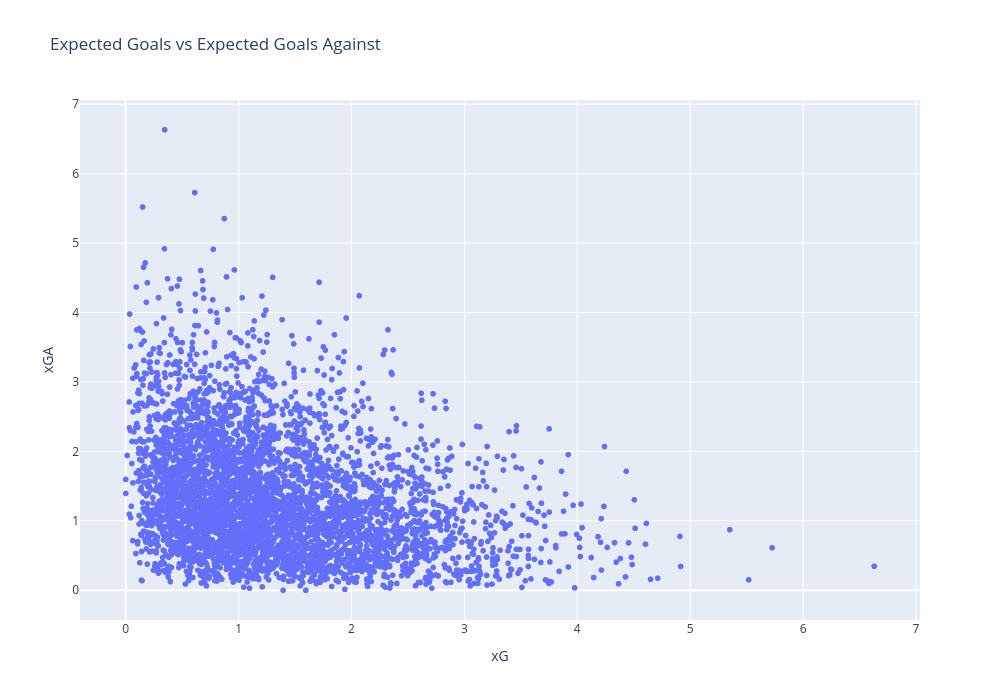

Notebook code cell kept with this figure:
### Code cell
fig = px.scatter(
    team_df, x="xG", y="xGA", title="Expected Goals vs Expected Goals Against"
)

# Set the size of the plot
fig.update_layout(
    width=1000,  # Set the width in pixels
    height=700,  # Set the height in pixels
)

fig.show()

### Figure 1 — Plotly figure (JSON) as saved in the notebook; plotly's stock layout.template omitted (floating-point values rounded to 4 significant figures; data arrays with more than 128 entries replaced by an {"elided": "..."} marker saying what was removed)
{"data": [{"hovertemplate": "xG=%{x}<br>xGA=%{y}<extra></extra>", "legendgroup": "", "marker": {"color": "#636efa", "symbol": "circle"}, "mode": "markers", "name": "", "showlegend": false, "type": "scattergl", "x": {"elided": "4560 float values"}, "xaxis": "x", "y": {"elided": "4560 float values"}, "yaxis": "y"}], "layout": {"height": 700, "legend": {"tracegroupgap": 0}, "title": {"text": "Expected Goals vs Expected Goals Against"}, "width": 1000, "xaxis": {"anchor": "y", "autorange": true, "domain": [0, 1], "range": [-0.4053, 7.036], "title": {"text": "xG"}, "type": "linear"}, "yaxis": {"anchor": "x", "autorange": true, "domain": [0, 1], "range": [-0.4284, 7.059], "title": {"text": "xGA"}, "type": "linear"}}}
